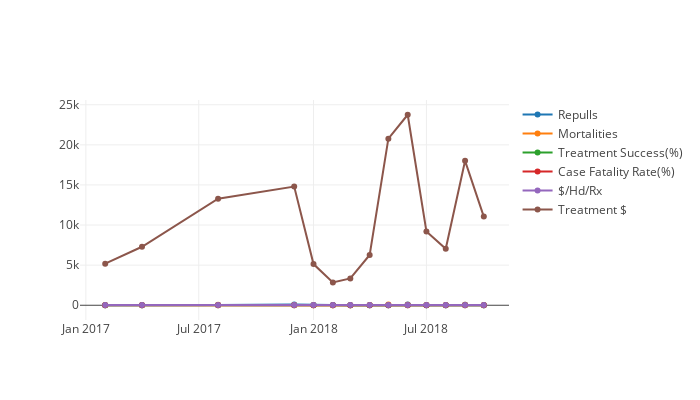

The notebook cell this image was saved under:
### Code cell
## line cahrt for datetime

#getting the data ready for plot
Advocin_low = df_ABR[(df_ABR['Drug']=='Advocin')
       & (df_ABR['Risk']=='Low')].sort_values('Datetime')

float_colmuns = df_ABR.columns[df_ABR.dtypes == "float64"]
risk_level = list(df_ABR['Risk'].unique())

drug_datas = [go.Scatter(x=df_ABR[(df_ABR['Drug']=='Advocin')
                                    & (df_ABR['Risk']==risk)].sort_values('Datetime')['Datetime'],
                        y=df_ABR[(df_ABR['Drug']=='Advocin')
                                   & (df_ABR['Risk']==risk)].sort_values('Datetime')[col],
                        name=col+risk)
              for risk in risk_level  
              for col in float_colmuns]
# setting layout
layout = go.Layout(
    autosize=False,
    width=700,
    height=400
)

#combine data and layout settings into fig
fig = go.Figure(data=data, layout=layout)

#inline plot(iplot for jupyter notebook)
iplot(fig, filename='line')

### Figure 1 — Plotly figure (JSON) as saved in the notebook; plotly's stock layout.template omitted (floating-point values rounded to 4 significant figures)
{"data": [{"name": "Repulls", "type": "scatter", "uid": "5a4aac66-9753-42f9-9540-0a634ea0f0d7", "x": ["2017-02-01", "2017-04-01", "2017-08-01", "2017-12-01", "2018-01-01", "2018-02-01", "2018-03-01", "2018-04-01", "2018-05-01", "2018-06-01", "2018-07-01", "2018-08-01", "2018-09-01", "2018-10-01"], "y": [6, 2, 37, 81, 23, 16, 4, 3, 0, 84, 0, 0, 47, 7]}, {"name": "Mortalities", "type": "scatter", "uid": "80f6544c-8c17-4e2b-a22d-86d7bb49718a", "x": ["2017-02-01", "2017-04-01", "2017-08-01", "2017-12-01", "2018-01-01", "2018-02-01", "2018-03-01", "2018-04-01", "2018-05-01", "2018-06-01", "2018-07-01", "2018-08-01", "2018-09-01", "2018-10-01"], "y": [19, 34, 57, 19, 14, 9, 12, 25, 80, 75, 37, 25, 71, 18]}, {"name": "Treatment Success(%)", "type": "scatter", "uid": "a1f0c2fe-02ec-47c0-9376-806838598fd0", "x": ["2017-02-01", "2017-04-01", "2017-08-01", "2017-12-01", "2018-01-01", "2018-02-01", "2018-03-01", "2018-04-01", "2018-05-01", "2018-06-01", "2018-07-01", "2018-08-01", "2018-09-01", "2018-10-01"], "y": [0.96, 0.99, 0.91, 0.86, 0.84, 0.8, 0.96, 0.98, 1, 0.85, 1, 1, 0.9, 0.98]}, {"name": "Case Fatality Rate(%)", "type": "scatter", "uid": "273124bb-e0b5-43ea-89e7-7c79d7c76ac8", "x": ["2017-02-01", "2017-04-01", "2017-08-01", "2017-12-01", "2018-01-01", "2018-02-01", "2018-03-01", "2018-04-01", "2018-05-01", "2018-06-01", "2018-07-01", "2018-08-01", "2018-09-01", "2018-10-01"], "y": [0.14, 0.16, 0.14, 0.03, 0.1, 0.11, 0.13, 0.15, 0.16, 0.14, 0.13, 0.15, 0.15, 0.06]}, {"name": "$/Hd/Rx", "type": "scatter", "uid": "f981f6a7-8f14-4070-852c-0a306709bb87", "x": ["2017-02-01", "2017-04-01", "2017-08-01", "2017-12-01", "2018-01-01", "2018-02-01", "2018-03-01", "2018-04-01", "2018-05-01", "2018-06-01", "2018-07-01", "2018-08-01", "2018-09-01", "2018-10-01"], "y": [38.68, 35.41, 33.14, 25.44, 36.13, 36.1, 35.27, 37.53, 40.65, 43.42, 32.19, 40.96, 38.48, 35.31]}, {"name": "Treatment $", "type": "scatter", "uid": "2aade5df-ad6b-4e29-9c94-61e2673d09f7", "x": ["2017-02-01", "2017-04-01", "2017-08-01", "2017-12-01", "2018-01-01", "2018-02-01", "2018-03-01", "2018-04-01", "2018-05-01", "2018-06-01", "2018-07-01", "2018-08-01", "2018-09-01", "2018-10-01"], "y": [5183.0, 7294.0, 13290.0, 14810.0, 5131.0, 2852.0, 3351.0, 6267.0, 20770.0, 23750.0, 9206.0, 7045.0, 18010.0, 11050.0]}], "layout": {"autosize": false, "height": 400, "width": 700}}
